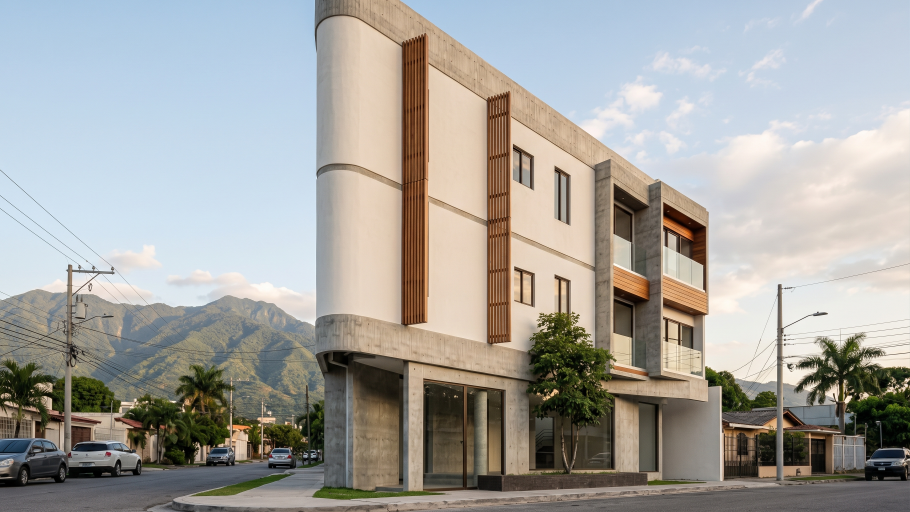
#> input picture Gemini_Generated_Image_3hwlnu3hwlnu3hwl.jpg, 2730 x 1536 px (shown at 1/3 size)
$ python optimizar_imagenes.py ../../../../Gemini_Generated_Image_3hwlnu3hwlnu3hwl.jpg
#> lines starting #> are read from the running program, lines starting #| are printed output that depends on the picture
#!/usr/bin/env python3
"""Genera versiones WebP web-ready de imágenes del sitio sin tocar los originales.

Uso (desde la raíz del repo):
    python3 .claude/skills/seo-tecnico/scripts/optimizar_imagenes.py img/foto.png [img/otra.jpg ...]
    python3 .claude/skills/seo-tecnico/scripts/optimizar_imagenes.py --og img/foto.png   # además 1200x630 para Open Graph
    python3 .claude/skills/seo-tecnico/scripts/optimizar_imagenes.py --max=2560 --q=85 img/planta.png  # planos con texto

Por cada imagen crea, en la misma carpeta:
    <nombre>.webp      (máx. 1920 px de ancho o --max, calidad 80 o --q)
    <nombre>-960.webp  (960 px, para srcset en móvil)
    <nombre>-og.jpg    (solo con --og: 1200x630 recortado al centro)
Imprime width/height finales para colocarlos en el <img>. Requiere Pillow.
"""
import os
import sys

from PIL import Image, ImageOps

QUALITY = 80


def slug(path):
    base, _ = os.path.splitext(path)
    d, n = os.path.split(base)
    n = n.lower().replace(" ", "-").replace("_", "-")
    return os.path.join(d, n)


def main():
    og = "--og" in sys.argv
    opts = dict(a[2:].split("=", 1) for a in sys.argv[1:] if a.startswith("--") and "=" in a)
    max_w, quality = int(opts.get("max", 1920)), int(opts.get("q", QUALITY))
    files = [a for a in sys.argv[1:] if not a.startswith("--")]
    if not files:
        print(__doc__)
        sys.exit(1)
    for src in files:
        im = ImageOps.exif_transpose(Image.open(src)).convert("RGB")
#> im is the input picture: PIL image 2730x1536 RGB; mean R, G, B 164.5, 163, 158.7
        out = slug(src)
        before = os.path.getsize(src) / 1024
        for width, suffix in ((max_w, ""), (960, "-960")):
            copy = im.copy()
            copy.thumbnail((width, width * 4))
            dest = f"{out}{suffix}.webp"
            copy.save(dest, "WEBP", quality=quality, method=6)
            print(f"{src} ({before:.0f} KB) → {dest} {copy.width}x{copy.height} {os.path.getsize(dest)/1024:.0f} KB")
#> this loop made 2 passes
#> pass 2, in main, `copy.save(dest, "WEBP", quality=quality, method=6)`:
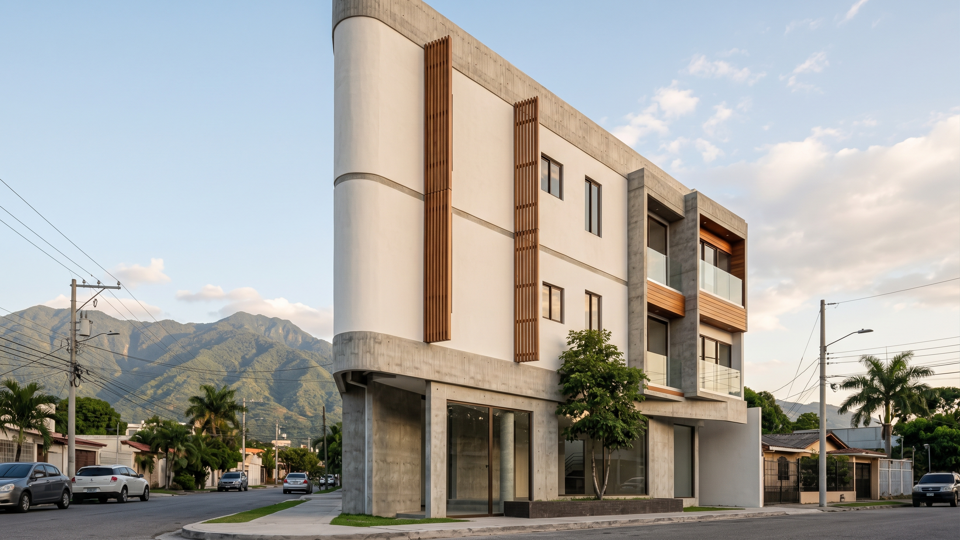
#> saved as gemini-generated-image-3hwlnu3hwlnu3hwl-960.webp: PIL image 960x540 RGB; mean R, G, B 164.5, 163, 158.7
        if og:
            dest = f"{out}-og.jpg"
            ImageOps.fit(im, (1200, 630), Image.LANCZOS).save(dest, "JPEG", quality=82, optimize=True, progressive=True)
            print(f"{src} → {dest} 1200x630 {os.path.getsize(dest)/1024:.0f} KB")


if __name__ == "__main__":
    main()

$ run again, on 20241113_164425.jpg
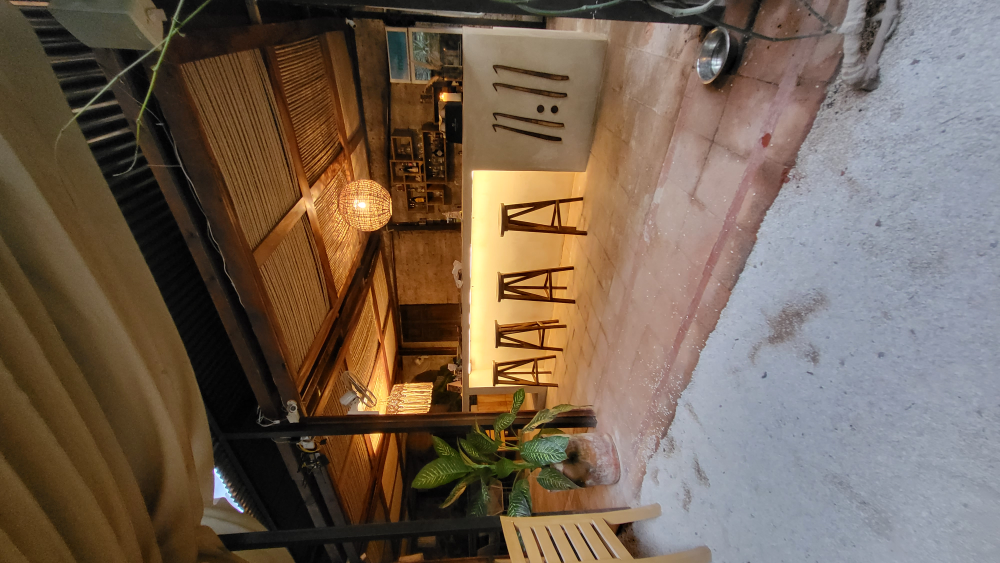
#> input picture 20241113_164425.jpg, 4000 x 2252 px (shown at 1/4 size)
#> in main, `im = ImageOps.exif_transpose(Image.open(src)).convert("RGB")`:
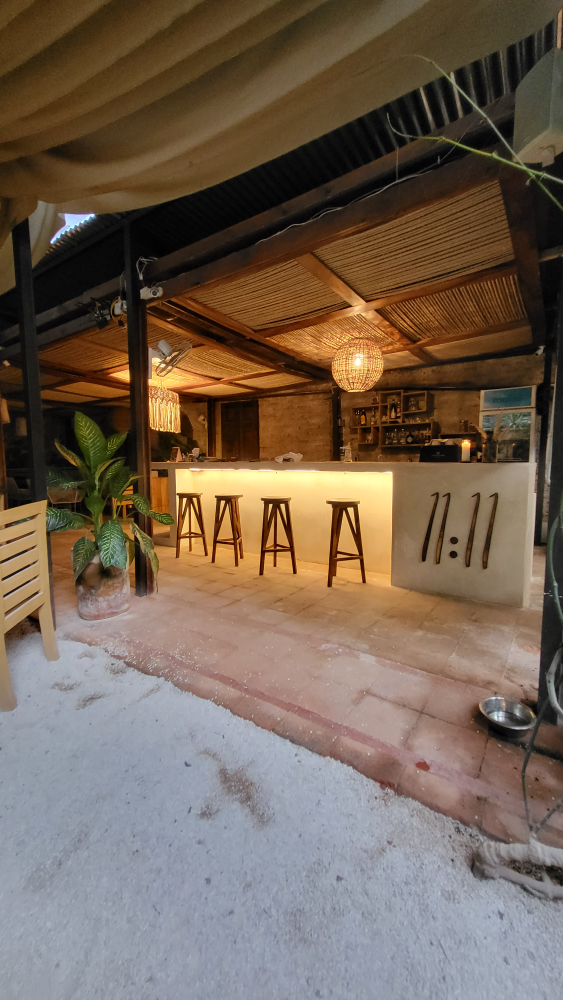
#> im: PIL image 2252x4000 RGB (shown at 1/4 size); mean R, G, B 115.7, 98.7, 83.2

$ run again, on 20241113_164434.jpg
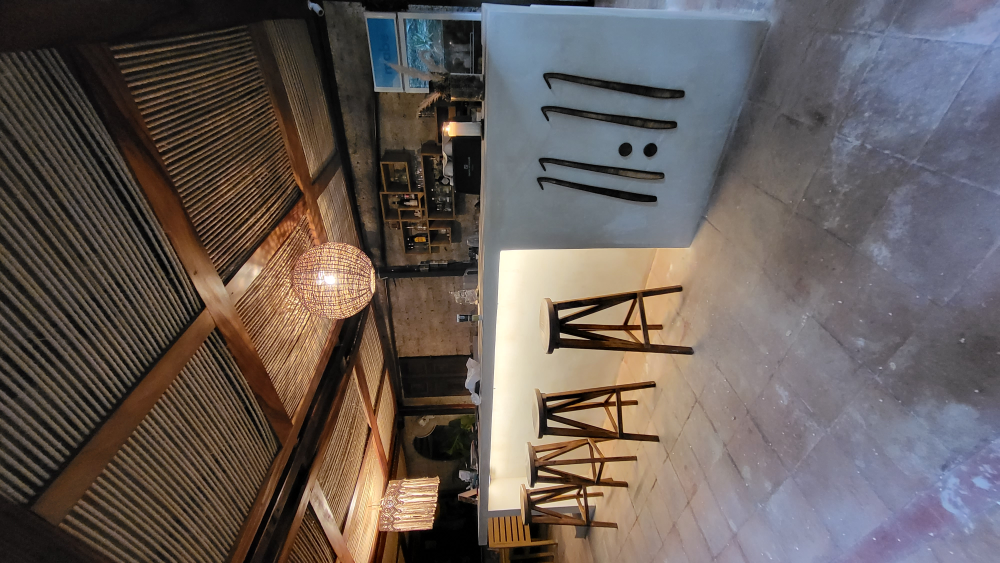
#> input picture 20241113_164434.jpg, 4000 x 2252 px (shown at 1/4 size)
#> in main, `im = ImageOps.exif_transpose(Image.open(src)).convert("RGB")`:
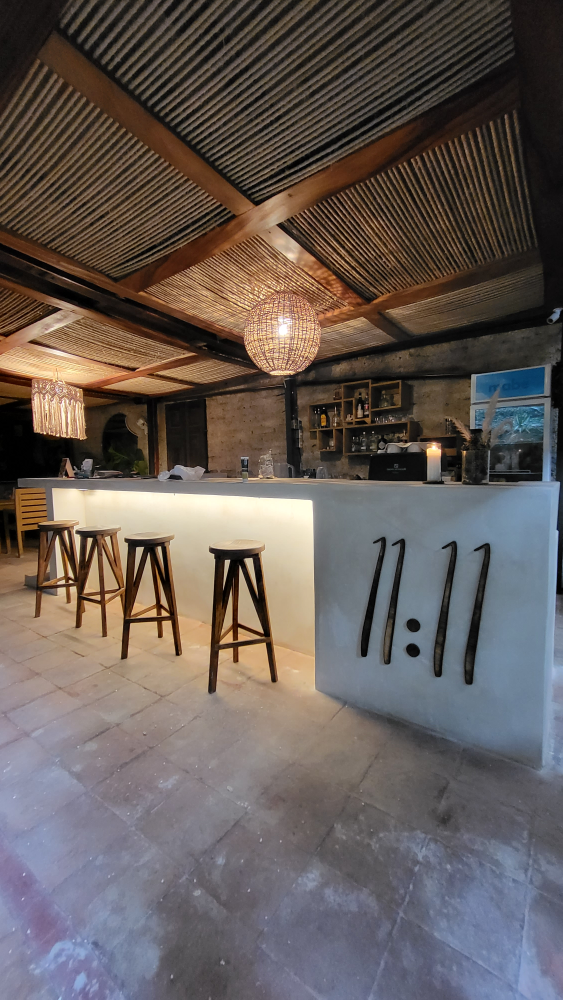
#> im: PIL image 2252x4000 RGB (shown at 1/4 size); mean R, G, B 101.4, 92.3, 88.2

$ run again, on 20250624_175027.jpg
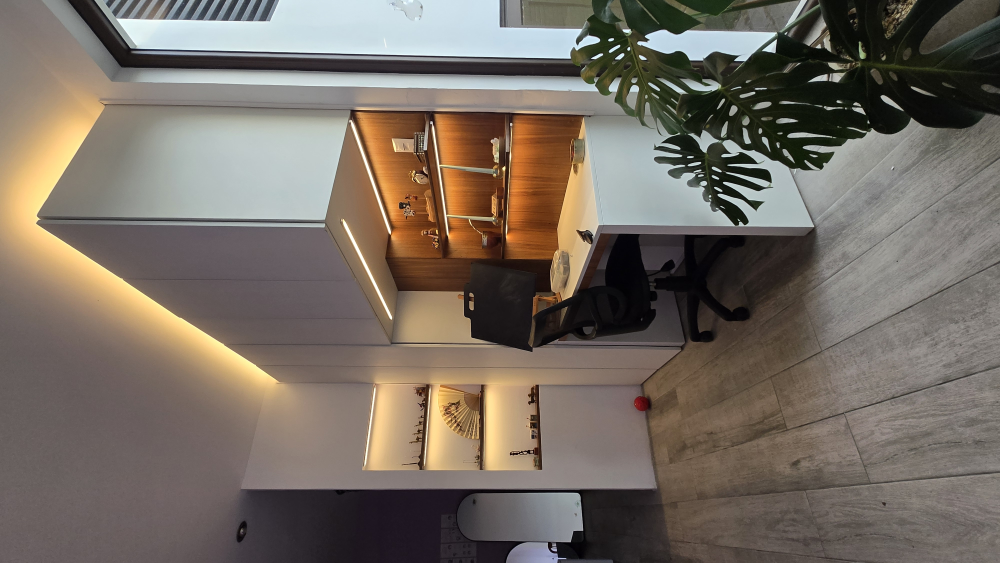
#> input picture 20250624_175027.jpg, 4000 x 2252 px (shown at 1/4 size)
#> in main, `im = ImageOps.exif_transpose(Image.open(src)).convert("RGB")`:
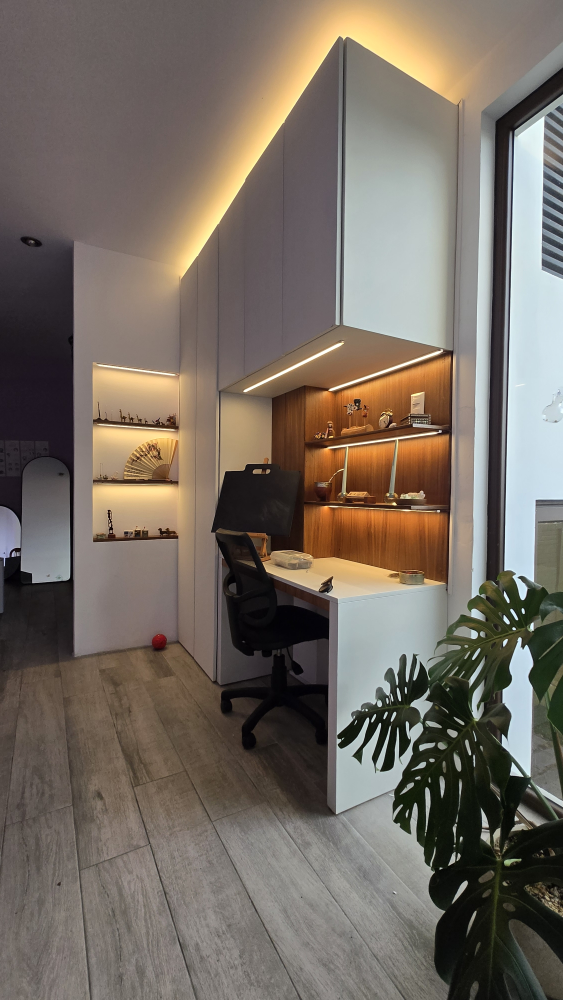
#> im: PIL image 2252x4000 RGB (shown at 1/4 size); mean R, G, B 117.8, 108.2, 98.4
#> the loop in main, `for width, suffix in ((max_w, ""), (960, "-960")):` made 2 passes
#> pass 2, in main, `copy.save(dest, "WEBP", quality=quality, method=6)`:
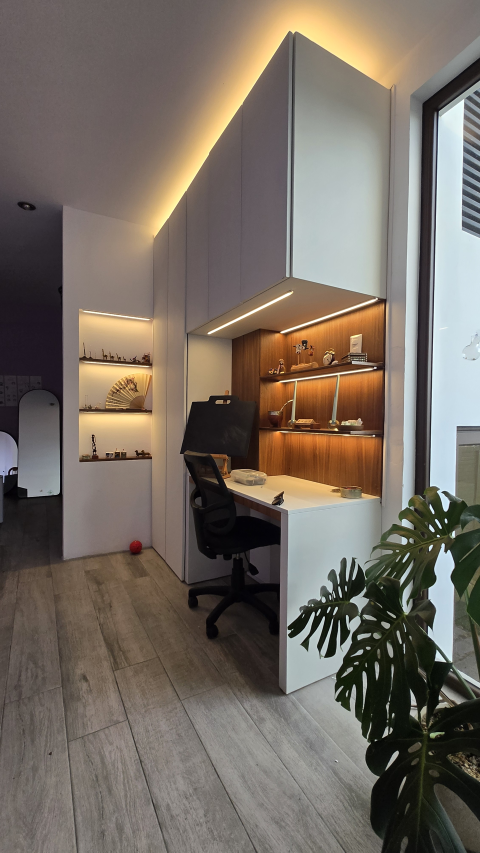
#> saved as 20250624-175027-960.webp: PIL image 960x1705 RGB (shown at 1/2 size); mean R, G, B 117.8, 108.2, 98.4
